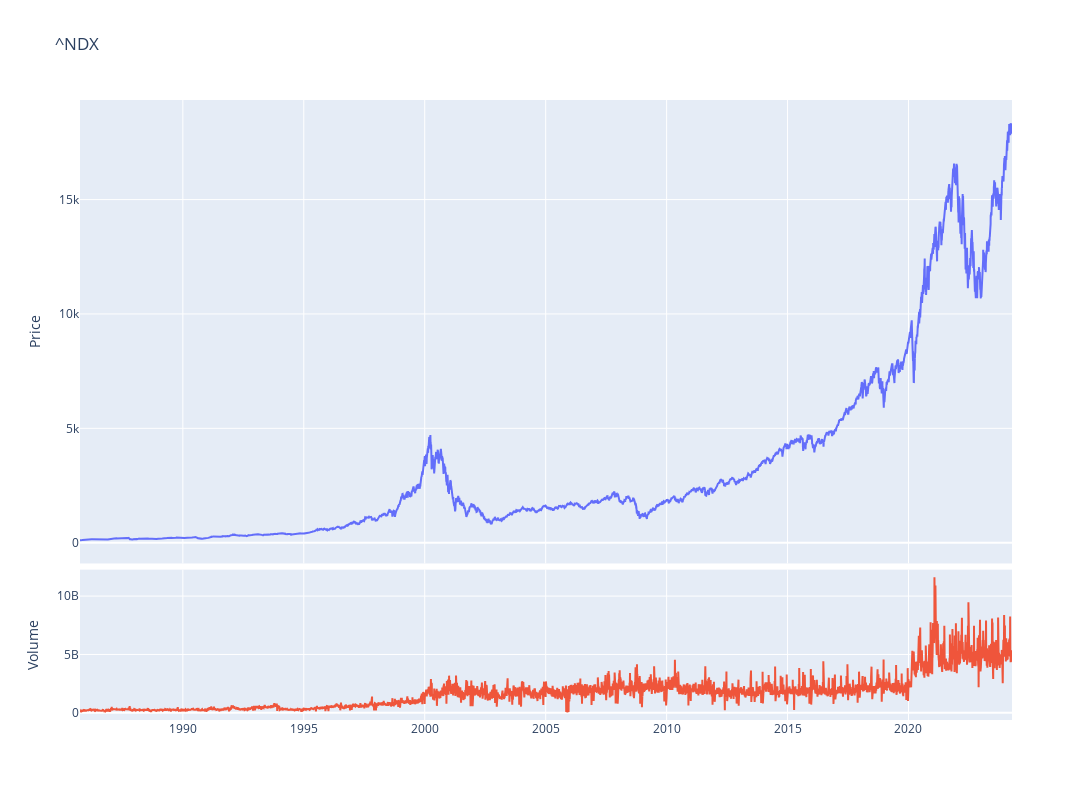

The cell this chart's notebook holds for it:
### Code cell
fig = make_subplots(rows=4, cols=1,shared_xaxes=True,vertical_spacing=0.01,specs=[[{'rowspan':3,'colspan':1}],[None],[None],[{'rowspan':1,'colspan':1}]])

# Graph (1,1)
fig.add_trace(go.Scatter(x=stock_ticker.index,y=stock_ticker['Adj Close'],mode="lines",name=f"{ticker}"),row=1, col=1)
# Update xaxis properties
fig.update_yaxes(title_text="Price", row=1, col=1)

# Graph (4,1)
fig.add_trace(go.Scatter(x=stock_ticker.index,y=stock_ticker['Volume'],mode="lines",name='Volume'),row=4, col=1)
fig.update_yaxes(title_text="Volume", row=4, col=1)

fig.update_layout(height=800, width=1300,showlegend=False,title=f"{ticker}")

fig.show()

### Figure 1 — Plotly figure (JSON) as saved in the notebook; plotly's stock layout.template omitted (floating-point values rounded to 4 significant figures; data arrays with more than 128 entries replaced by an {"elided": "..."} marker saying what was removed)
{"data": [{"mode": "lines", "name": "^NDX", "type": "scatter", "x": {"elided": "9711 str values"}, "xaxis": "x", "y": {"elided": "9711 float values"}, "yaxis": "y"}, {"mode": "lines", "name": "Volume", "type": "scatter", "x": {"elided": "9711 str values"}, "xaxis": "x2", "y": {"elided": "9711 int values"}, "yaxis": "y2"}], "layout": {"height": 800, "showlegend": false, "title": {"text": "^NDX"}, "width": 1300, "xaxis": {"anchor": "y", "domain": [0, 1], "matches": "x2", "showticklabels": false}, "xaxis2": {"anchor": "y2", "domain": [0, 1]}, "yaxis": {"anchor": "x", "domain": [0.2525, 1], "title": {"text": "Price"}}, "yaxis2": {"anchor": "x2", "domain": [0, 0.2425], "title": {"text": "Volume"}}}}
